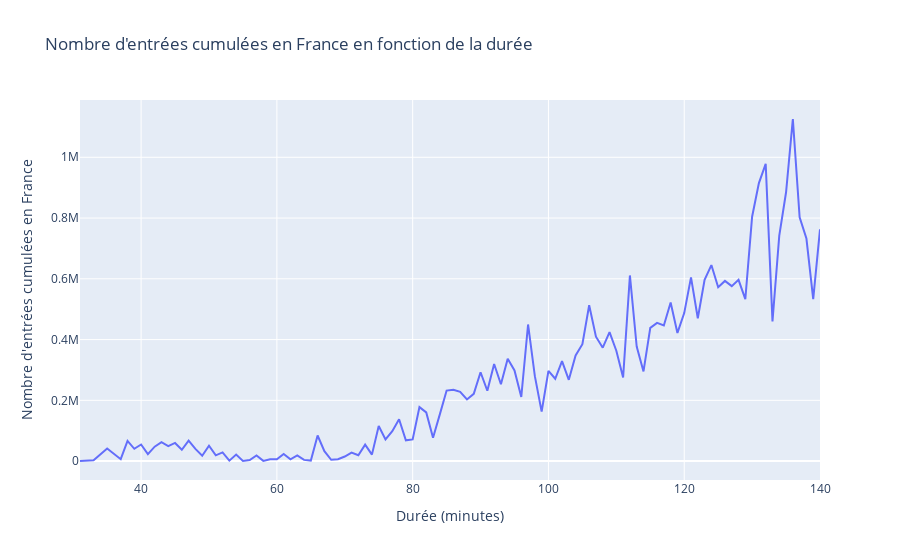

Here is the notebook cell this chart was saved with:
### Code cell
# Même graphique avec Plotly
import plotly.express as px

# Calcul de la moyenne du revenu pour chaque valeur de runtime_x
average_cumul_france_by_duration = allocine_cumul.groupby('duree')['cumul_france'].mean().reset_index()

# Création du graphique en courbe avec Plotly Express
fig = px.line(average_cumul_france_by_duration, x='duree', y='cumul_france', 
              title="Nombre d'entrées cumulées en France en fonction de la durée",
              labels={'duree': 'Durée (minutes)', 'cumul_france': "Nombre d'entrées cumulées en France"})

# Affichage du graphique
fig.show()

### Figure 1 — Plotly figure (JSON) as saved in the notebook; plotly's stock layout.template omitted (floating-point values rounded to 4 significant figures)
{"data": [{"hovertemplate": "Durée (minutes)=%{x}<br>Nombre d'entrées cumulées en France=%{y}<extra></extra>", "legendgroup": "", "line": {"color": "#636efa", "dash": "solid"}, "marker": {"symbol": "circle"}, "mode": "lines", "name": "", "orientation": "v", "showlegend": false, "type": "scatter", "x": [31, 33, 35, 36, 37, 38, 39, 40, 41, 42, 43, 44, 45, 46, 47, 48, 49, 50, 51, 52, 53, 54, 55, 56, 57, 58, 59, 60, 61, 62, 63, 64, 65, 66, 67, 68, 69, 70, 71, 72, 73, 74, 75, 76, 77, 78, 79, 80, 81, 82, 83, 84, 85, 86, 87, 88, 89, 90, 91, 92, 93, 94, 95, 96, 97, 98, 99, 100, 101, 102, 103, 104, 105, 106, 107, 108, 109, 110, 111, 112, 113, 114, 115, 116, 117, 118, 119, 120, 121, 122, 123, 124, 125, 126, 127, 128, 129, 130, 131, 132, 133, 134, 135, 136, 137, 138, 139, 140], "xaxis": "x", "y": [355, 2710, 41500.0, 24630.0, 6349, 66310.0, 40480.0, 54630.0, 23050.0, 47558, 62310.0, 49440.0, 59760.0, 37400.0, 67198, 39980.0, 17780.0, 50440.0, 18890.0, 28570.0, 1396.0, 21425, 310, 3570.0, 18330.0, 746.3, 6084.0, 6312.0, 23600.0, 5916.0, 18900.0, 3925.0, 1616.0, 84310.0, 32830.0, 4364.0, 6131.0, 15050.0, 28150.0, 19150.0, 54110.0, 21340.0, 115500.0, 71510.0, 98400.0, 137700.0, 68320.0, 71200.0, 177600.0, 160400.0, 76650.0, 153700.0, 232100.0, 234700.0, 228000.0, 203000.0, 221500.0, 292400.0, 231600.0, 319500.0, 252900.0, 337100.0, 298600.0, 211100.0, 449600.0, 279500.0, 162800.0, 296800.0, 271000.0, 328900.0, 267500.0, 347500.0, 384800.0, 513000.0, 409600.0, 373300.0, 424300.0, 363300.0, 275500.0, 611100.0, 377100.0, 295100.0, 438300.0, 454900.0, 446500.0, 521800.0, 421900.0, 487200.0, 604700.0, 470100.0, 596300.0, 645200.0, 572100.0, 593000.0, 576000.0, 596700.0, 532900.0, 804200.0, 915000.0, 978400.0, 459800.0, 742000.0, 884800.0, 1126000.0, 802400.0, 732600.0, 533400.0, 762800.0], "yaxis": "y"}], "layout": {"autosize": true, "legend": {"tracegroupgap": 0}, "title": {"text": "Nombre d'entrées cumulées en France en fonction de la durée"}, "xaxis": {"anchor": "y", "autorange": true, "domain": [0, 1], "range": [31, 140], "title": {"text": "Durée (minutes)"}, "type": "linear"}, "yaxis": {"anchor": "x", "autorange": true, "domain": [0, 1], "range": [-62230.0, 1189000.0], "title": {"text": "Nombre d'entrées cumulées en France"}, "type": "linear"}}}
